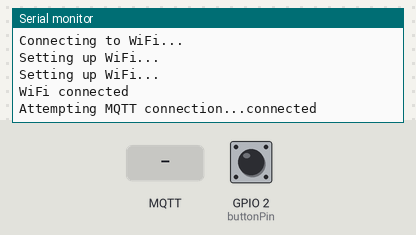
Simulated run of this sketch. Board: ESP32. Parts: the last lines printed to the serial monitor. The inputs (shaded band) are chosen by the test bench; at power-on: GPIO 2 (buttonPin) HIGH. WiFi joins after 1.5 s; servers stay silent unless stated; network time is answered at once with the bench clock; the local clock reads 2024-03-15 10:24:30 at power-on unless the sketch sets it; random numbers use the default seed unless the sketch sets one; no MQTT or app messages arrive unless stated.

Above: at 3.2 s.
3.3 s: GPIO 2 (buttonPin) pulled LOW for 0.15 s
At 4.5 s:
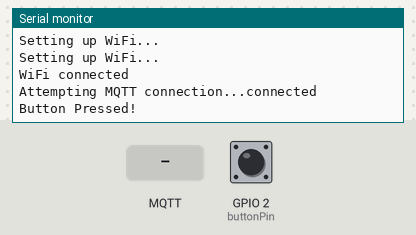
4.9 s: MQTT message "approved" arrives on the first subscribed topic
At 6.2 s:
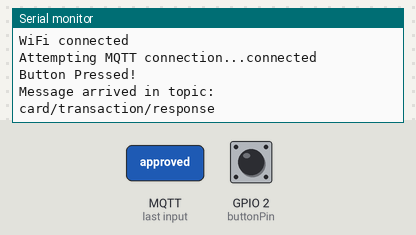

Measured:
- after the input at 3.3 s, the serial monitor: prints a new line at once (image 1)
- after the input at 4.9 s, the serial monitor: prints a new line at once (image 2)

The sketch:

esp32pubsub.ino
```cpp
#include <WiFi.h>
#include <PubSubClient.h>
#include <ArduinoJson.h>
#include <NTPClient.h>

WiFiUDP ntpUDP;
NTPClient timeClient(ntpUDP, "pool.ntp.org"); // NTP server
const long GMT_OFFSET = 28800; // 8 hours in seconds for sg time

// Replace with your network details
const char* ssid = "WIFI_SSID";
const char* password = "WIFI_PASSWORD";

// Replace with your MQTT broker's IP
const char* mqttServer = "MQTT_SERVER_IP";
const int mqttPort = 1883;
const char* mqttUser = "MQTT_USERNAME";
const char* mqttPassword = "MQTT_PASSWORD";

WiFiClient espClient;
PubSubClient client(espClient);

const int buttonPin = 2;
int buttonState = 0;
int lastButtonState = 1;
String lastCardID = "";

void setup() {
  Serial.begin(115200);
  pinMode(buttonPin, INPUT_PULLUP);

  setupWiFi();
  client.setServer(mqttServer, mqttPort);
  client.setCallback(callback);
}

void loop() {
  if (!client.connected()) {
    reconnect();
  }
  timeClient.update(); // Update NTP client
  client.loop();

  buttonState = digitalRead(buttonPin);

  if (buttonState == LOW && lastButtonState == HIGH) {
    Serial.println("Button Pressed!");

    // Generate a random 10-digit card ID
    lastCardID = String(random(1000000000, 10000000000));

    unsigned long epochTime = timeClient.getEpochTime();
    String currentDatetime = getFormattedDateTime(epochTime);

    String message = "{ \"cardID\": \"" + lastCardID + "\", \"timestamp\": \"" + currentDatetime + "\" }";
    client.publish("card/transaction/request", message.c_str(), 1); // Added QoS level

    delay(200);
  }

  lastButtonState = buttonState;

  delay(10);
}

void setupWiFi() {
  delay(10);
  Serial.println("Connecting to WiFi...");

  WiFi.begin(ssid, password);

  while (WiFi.status() != WL_CONNECTED) {
    delay(1000);
    Serial.println("Setting up WiFi...");
  }

  Serial.println("WiFi connected");

  // Start NTP client
  timeClient.begin();
  timeClient.setTimeOffset(GMT_OFFSET);
}

void callback(char* topic, byte* payload, unsigned int length) {
    Serial.print("Message arrived in topic: ");
    Serial.println(topic);

    String message = "";
    for (int i = 0; i < length; i++) {
        message += (char)payload[i];
    }

    // Convert message to JSON for parsing
    DynamicJsonDocument doc(256);
    deserializeJson(doc, message);

    String status = doc["status"].as<String>();
    String cardID = doc["cardID"].as<String>();

    if (String(topic) == "card/transaction/response" && cardID == lastCardID) {
        if (status == "approved") {
            Serial.println("Received approval from backend server");
        } else if (status == "denied") {
            Serial.println("Received denial from backend server");
        }
    }
}

String getFormattedDateTime(unsigned long epochTime) {
    time_t rawtime = epochTime;
    struct tm * ti;
    ti = localtime(&rawtime);
    char buffer[30];
    strftime(buffer, sizeof(buffer), "%Y-%m-%d %H:%M:%S", ti);
    return String(buffer);
}

void reconnect() {
  while (!client.connected()) {
    Serial.print("Attempting MQTT connection...");
    if (client.connect("ESP32Client", mqttUser, mqttPassword)) {
      Serial.println("connected");
      client.subscribe("card/transaction/response", 1); // Added QoS level
    } else {
      Serial.print("failed, rc=");
      Serial.print(client.state());
      Serial.println(" try again in 5 seconds");
      delay(5000);
    }
  }
}
```
